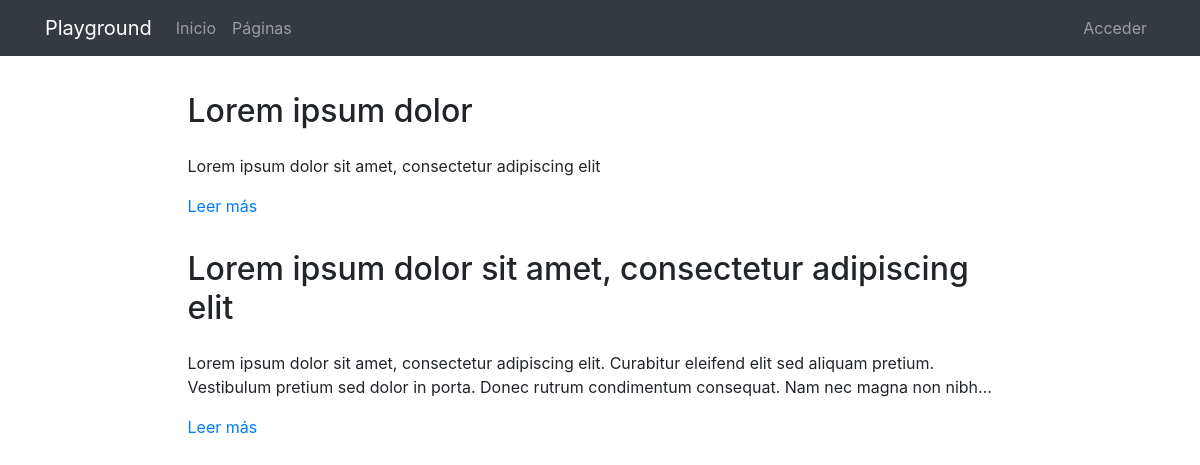
The page /pages/ on the database as committed earlier.
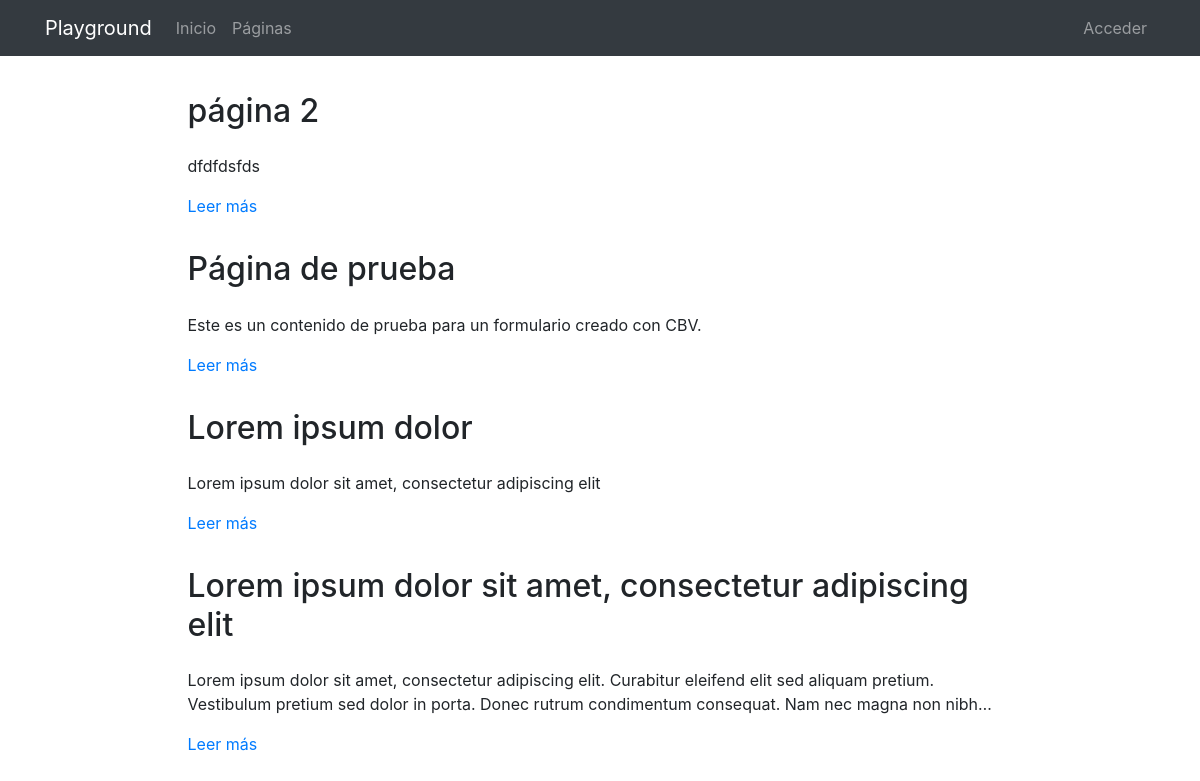
The same page on the database as committed later.
### pages/models.py (models this page shows, shortened)
class Page(models.Model):
    title = models.CharField(verbose_name="Título", max_length=200)
    content = RichTextField(verbose_name="Contenido")
    order = models.SmallIntegerField(verbose_name="Orden", default=0)
    created = models.DateTimeField(auto_now_add=True, verbose_name="Fecha de creación")
    updated = models.DateTimeField(auto_now=True, verbose_name="Fecha de edición")
    class Meta:
        verbose_name = "página"
        verbose_name_plural = "páginas"
        ordering = ['order', 'title']

### pages/views.py (the view)
# urls.py: path('', PageListView.as_view(), name='pages'),
class PageListView(ListView):
  model = Page
  template_name = 'pages/pages_list.html'

### pages/templates/pages/pages_list.html (shortened to what this page needs)
{% extends 'core/base.html' %}
{% load static %}
{% block content %}
<main role="main">
  <div class="container mb-4">
    {% for page in page_list|dictsort:"id" reversed%}
      <div class="row mt-3">
        <div class="col-md-9 mx-auto">
          <h2 class="mb-4">{{page.title}}</h2>
          <div>
            <p>{{page.content|striptags|safe|truncatechars:"200"}}</p>
            <p><a href="{% url 'pages:page' page.id page.title|slugify %}">Leer más</a>
            </p>
          </div>
        </div>
      </div>
    {% endfor %}
  </div>
</main>
{% endblock %}

### core/templates/core/base.html (shortened to what this page needs)
<!DOCTYPE html>
<html lang="es">
  <head>
    {% load static %}
    <link href="{% static 'core/vendor/bootstrap/css/bootstrap.min.css' %}" rel="stylesheet">
    <link href="{% static 'core/vendor/font-awesome/css/font-awesome.min.css' %}" rel="stylesheet" type="text/css">
    <link href="{% static 'core/css/main.css' %}" rel="stylesheet">
  </head>
  <body>
    <body>
      <nav class="navbar navbar-expand-lg navbar-dark bg-dark">
        <div class="container">
          <a class="navbar-brand" href="{% url 'home' %}">Playground</a>
          <div class="collapse navbar-collapse" id="ned">
            <ul class="navbar-nav mr-auto">
              <li class="nav-item">
                <a class="nav-link" href="{% url 'home' %}">Inicio</a>
              </li>
              <li class="nav-item">
                <a class="nav-link" href="{% url 'pages:pages' %}">Páginas</a>
              </li>
            </ul>
            <ul class="navbar-nav">
              <li class="nav-item">
                <a class="nav-link" href="/admin/">
                  {% if request.user.is_staff %}Admin{% else %}Acceder{% endif %}
                </a>
              </li>
            </ul>
          </div>
        </div>
      </nav>
      {% block content %}{% endblock %}
  </body>
</html>

### core/static/core/css/main.css (style rules this page uses)
main { padding-top: 20px; }
:root { --jumbotron-padding-y: 3rem; }

Rows that differ between the two databases and show on the page:
added Page: title "página 2", content "dfdfdsfds"
added Page: title "Página de prueba", content "Este es un contenido de prueba para un formulario creado con CBV."
